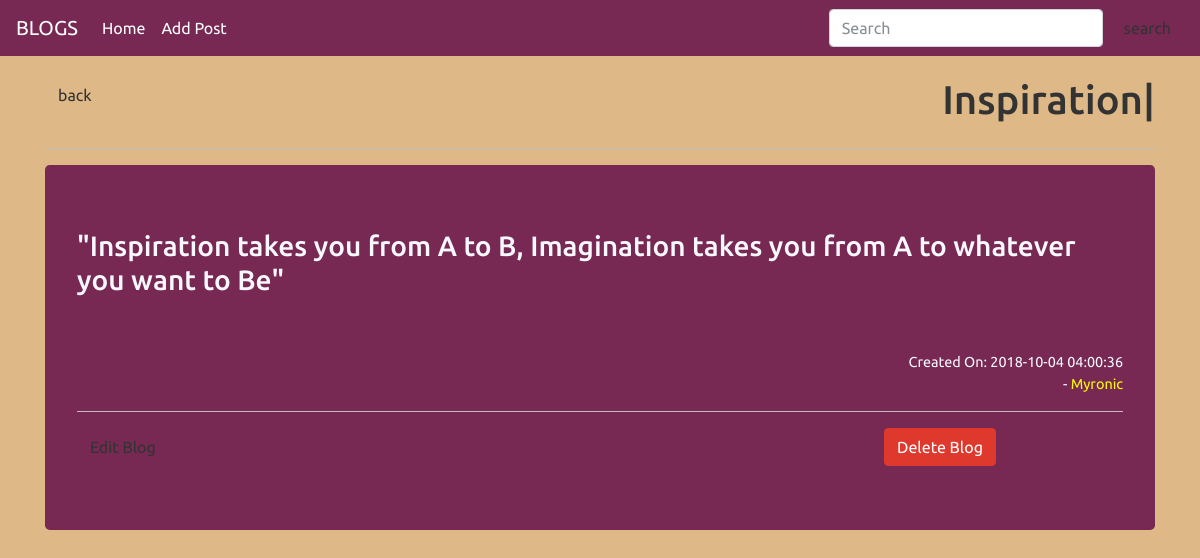
/post.php?id=2, run on the app's committed database.
### tables this page shows
CREATE TABLE `post` (
  `id` int(11) NOT NULL,
  `title` varchar(255) NOT NULL,
  `body` text NOT NULL,
  `author` varchar(255) NOT NULL,
  `created_at` timestamp NOT NULL DEFAULT CURRENT_TIMESTAMP
);

### post.php (the view, shortened to what this page needs)
<?php
    require('config/db.php');
    $id = mysqli_real_escape_string($conn,$_GET['id']);
    $query = 'SELECT * FROM post WHERE id='.$id;
    $result = mysqli_query($conn,$query);
    $post= mysqli_fetch_assoc($result);
?>
<!DOCTYPE html>
<html lang="en">
<head>
    <?php  require('inc/header.php');?>
</head>
<body>
<?php require('inc/navbar.php');?>
   <div class="container-fluid" style="background-color:burlywood; padding:20px; height:100vh">
    <div class="container">
    <div class="row justify-content-between">
        <div class='col-2' ><a href="<?php echo ROOT_URL; ?>"><button class="btn btn-alert">back</button></a></div>
        <div class='col-8'><h1 class="text-right"><?php echo $post['title'];?>|</h1></div>
    </div>
    <hr>
    <div class="jumbotron bg-dark" style="color:ghostwhite">
            <h3>"<?php echo $post['body'];?>"</h3>
            <br><br>
            <p class="text-right" style="font-size:1.2vw">
                Created On:
                    <?php echo $post['created_at'];?>
                <br>-
                    <span style="color:yellow"><?php echo $post['author'];?></span>
            </p>
            <hr>
            <div class="row justify-content-between">
                <div class="col-3">
                    <a href="<?php echo ROOT_URL; ?>editpost.php?id=<?php echo $post['id'] ?>"><button class="btn btn-alert ">Edit Blog</button></a>
                </div>
                <div class="col-3">
                    <form method="post" action="<?php echo $_SERVER['PHP_SELF'] ?>">
                        <input type="submit" name="delete" value="Delete Blog" class="btn btn-danger">
                    </form>
                </div>
            </div>
        </div>
    </div>
    </div>
</body>
</html>

### inc/header.php (style rules this page uses)
hr { background-color:lightgray; }

### data on the page
post: title "Inspiration", body "Inspiration takes you from A to B, Imagination takes you from A to whatever you want to Be", created_at "2018-10-04 04:00:36", author "Myronic"
